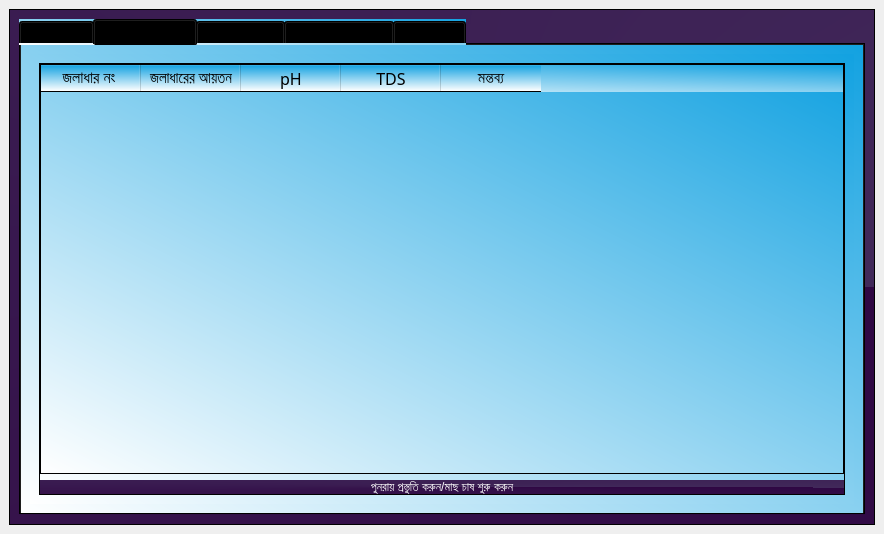
<?xml version="1.0" encoding="UTF-8"?>
<ui version="4.0">
 <class>MainWindow</class>
 <widget class="QMainWindow" name="MainWindow">
  <property name="geometry">
   <rect>
    <x>0</x>
    <y>0</y>
    <width>884</width>
    <height>534</height>
   </rect>
  </property>
  <property name="windowTitle">
   <string>MainWindow</string>
  </property>
  <widget class="QWidget" name="centralwidget">
   <layout class="QVBoxLayout" name="verticalLayout_4">
    <item>
     <widget class="QFrame" name="frame">
      <property name="styleSheet">
       <string notr="true">background-color: qconicalgradient(cx:0.5, cy:0.5, angle:356.1, stop:0 rgba(65, 41, 90, 255), stop:1 rgba(47, 7, 67, 255));</string>
      </property>
      <property name="frameShape">
       <enum>QFrame::StyledPanel</enum>
      </property>
      <property name="frameShadow">
       <enum>QFrame::Raised</enum>
      </property>
      <layout class="QGridLayout" name="gridLayout">
       <item row="0" column="0">
        <widget class="QTabWidget" name="tabWidget">
         <property name="cursor">
          <cursorShape>ArrowCursor</cursorShape>
         </property>
         <property name="styleSheet">
          <string notr="true">background-color: qlineargradient(spread:pad, x1:0.987, y1:0, x2:0, y2:1, stop:0 rgba(19, 162, 225, 255), stop:1 rgba(255, 255, 255, 255));
font: 63 12pt &quot;Baloo Da 2 SemiBold&quot;;</string>
         </property>
         <property name="tabShape">
          <enum>QTabWidget::Rounded</enum>
         </property>
         <property name="currentIndex">
          <number>1</number>
         </property>
         <property name="documentMode">
          <bool>false</bool>
         </property>
         <property name="tabBarAutoHide">
          <bool>false</bool>
         </property>
         <widget class="QWidget" name="tab_cultivation_monitor_0">
          <attribute name="title">
           <string>চাষ পর্যবেক্ষণ</string>
          </attribute>
          <layout class="QGridLayout" name="gridLayout_9">
           <item row="0" column="0">
            <widget class="QStackedWidget" name="stackedWidget">
             <property name="currentIndex">
              <number>1</number>
             </property>
             <widget class="QWidget" name="stk_button">
              <widget class="QPushButton" name="btn_goto_newTankReg">
               <property name="enabled">
                <bool>true</bool>
               </property>
               <property name="geometry">
                <rect>
                 <x>140</x>
                 <y>190</y>
                 <width>572</width>
                 <height>54</height>
                </rect>
               </property>
               <property name="cursor">
                <cursorShape>PointingHandCursor</cursorShape>
               </property>
               <property name="styleSheet">
                <string notr="true">font: 63 20pt &quot;Baloo Da 2 SemiBold&quot;;</string>
               </property>
               <property name="text">
                <string>এখনো চাষ শুরু হয় নি।   নতুন জলাধার নিবন্ধন করুন</string>
               </property>
               <property name="flat">
                <bool>true</bool>
               </property>
              </widget>
             </widget>
             <widget class="QWidget" name="stk_table">
              <layout class="QVBoxLayout" name="verticalLayout">
               <item>
                <layout class="QGridLayout" name="gridLayout_3">
                 <item row="0" column="0">
                  <widget class="QTableWidget" name="table_all_info">
                   <column>
                    <property name="text">
                     <string>জলাধার নং </string>
                    </property>
                    <property name="font">
                     <font>
                      <family>Baloo Da 2 SemiBold</family>
                      <pointsize>11</pointsize>
                      <weight>75</weight>
                      <bold>true</bold>
                     </font>
                    </property>
                   </column>
                   <column>
                    <property name="text">
                     <string>জলাধারের আয়তন</string>
                    </property>
                    <property name="font">
                     <font>
                      <family>Baloo Da 2 SemiBold</family>
                      <pointsize>11</pointsize>
                      <weight>75</weight>
                      <bold>true</bold>
                     </font>
                    </property>
                   </column>
                   <column>
                    <property name="text">
                     <string>মাছের ধরণ</string>
                    </property>
                    <property name="font">
                     <font>
                      <family>Baloo Da 2 SemiBold</family>
                      <pointsize>11</pointsize>
                      <weight>75</weight>
                      <bold>true</bold>
                     </font>
                    </property>
                   </column>
                   <column>
                    <property name="text">
                     <string>চাষ শুরু দিন</string>
                    </property>
                    <property name="font">
                     <font>
                      <family>Baloo Da 2 SemiBold</family>
                      <pointsize>11</pointsize>
                      <weight>75</weight>
                      <bold>true</bold>
                     </font>
                    </property>
                   </column>
                   <column>
                    <property name="text">
                     <string>চাষ শেষ হতে আরো বাকী </string>
                    </property>
                    <property name="font">
                     <font>
                      <family>Baloo Da 2 SemiBold</family>
                      <pointsize>11</pointsize>
                      <weight>75</weight>
                      <bold>true</bold>
                     </font>
                    </property>
                   </column>
                   <column>
                    <property name="text">
                     <string>লাস্ট চেক</string>
                    </property>
                    <property name="font">
                     <font>
                      <family>Baloo Da 2 SemiBold</family>
                      <pointsize>11</pointsize>
                      <weight>75</weight>
                      <bold>true</bold>
                     </font>
                    </property>
                   </column>
                   <column>
                    <property name="text">
                     <string>pH</string>
                    </property>
                    <property name="font">
                     <font>
                      <family>Baloo Da 2 SemiBold</family>
                      <pointsize>11</pointsize>
                      <weight>75</weight>
                      <bold>true</bold>
                     </font>
                    </property>
                   </column>
                   <column>
                    <property name="text">
                     <string>TDS</string>
                    </property>
                    <property name="font">
                     <font>
                      <family>Baloo Da 2 SemiBold</family>
                      <pointsize>11</pointsize>
                      <weight>75</weight>
                      <bold>true</bold>
                     </font>
                    </property>
                   </column>
                   <column>
                    <property name="text">
                     <string>তাপমাত্রা</string>
                    </property>
                    <property name="font">
                     <font>
                      <family>Baloo Da 2 SemiBold</family>
                      <pointsize>11</pointsize>
                      <weight>75</weight>
                      <bold>true</bold>
                     </font>
                    </property>
                   </column>
                  </widget>
                 </item>
                </layout>
               </item>
              </layout>
             </widget>
            </widget>
           </item>
          </layout>
         </widget>
         <widget class="QWidget" name="tab_water_info_1">
          <attribute name="title">
           <string>পানি প্রস্ততি তথ্যসমূহ </string>
          </attribute>
          <layout class="QGridLayout" name="gridLayout_4">
           <item row="0" column="0">
            <widget class="QStackedWidget" name="stackedWidget_2">
             <property name="currentIndex">
              <number>0</number>
             </property>
             <widget class="QWidget" name="stk_table2">
              <layout class="QHBoxLayout" name="horizontalLayout_4">
               <item>
                <widget class="QFrame" name="frame_3">
                 <property name="frameShape">
                  <enum>QFrame::StyledPanel</enum>
                 </property>
                 <property name="frameShadow">
                  <enum>QFrame::Raised</enum>
                 </property>
                 <layout class="QGridLayout" name="gridLayout_5">
                  <property name="leftMargin">
                   <number>0</number>
                  </property>
                  <property name="topMargin">
                   <number>0</number>
                  </property>
                  <property name="rightMargin">
                   <number>0</number>
                  </property>
                  <property name="bottomMargin">
                   <number>0</number>
                  </property>
                  <item row="0" column="0">
                   <widget class="QTableWidget" name="table_water_info">
                    <column>
                     <property name="text">
                      <string>জলাধার নং </string>
                     </property>
                     <property name="font">
                      <font>
                       <family>Baloo Da 2 SemiBold</family>
                       <pointsize>12</pointsize>
                      </font>
                     </property>
                    </column>
                    <column>
                     <property name="text">
                      <string>জলাধারের আয়তন</string>
                     </property>
                     <property name="font">
                      <font>
                       <family>Baloo Da 2 SemiBold</family>
                       <pointsize>11</pointsize>
                      </font>
                     </property>
                    </column>
                    <column>
                     <property name="text">
                      <string>pH</string>
                     </property>
                     <property name="font">
                      <font>
                       <family>Baloo Da 2 SemiBold</family>
                       <pointsize>12</pointsize>
                      </font>
                     </property>
                    </column>
                    <column>
                     <property name="text">
                      <string>TDS</string>
                     </property>
                     <property name="font">
                      <font>
                       <family>Baloo Da 2 SemiBold</family>
                       <pointsize>12</pointsize>
                      </font>
                     </property>
                    </column>
                    <column>
                     <property name="text">
                      <string>মন্তব্য</string>
                     </property>
                     <property name="font">
                      <font>
                       <family>Baloo Da 2 SemiBold</family>
                       <pointsize>12</pointsize>
                      </font>
                     </property>
                    </column>
                   </widget>
                  </item>
                  <item row="1" column="0">
                   <widget class="QPushButton" name="btn_start_processing">
                    <property name="cursor">
                     <cursorShape>PointingHandCursor</cursorShape>
                    </property>
                    <property name="styleSheet">
                     <string notr="true">QPushButton{
color: rgb(255, 255, 255);
background-color: qconicalgradient(cx:0.5, cy:0.5, angle:356.1, stop:0 rgba(65, 41, 90, 255), stop:1 rgba(47, 7, 67, 255));
border-radius: 12px;
}</string>
                    </property>
                    <property name="text">
                     <string>পুনরায় প্রস্তুতি করুন/মাছ চাষ শুরু করুন</string>
                    </property>
                   </widget>
                  </item>
                 </layout>
                </widget>
               </item>
              </layout>
             </widget>
             <widget class="QWidget" name="page_2">
              <widget class="QLabel" name="lbl_message">
               <property name="geometry">
                <rect>
                 <x>140</x>
                 <y>160</y>
                 <width>551</width>
                 <height>131</height>
                </rect>
               </property>
               <property name="font">
                <font>
                 <family>Baloo Da 2 SemiBold</family>
                 <pointsize>20</pointsize>
                 <weight>7</weight>
                 <italic>false</italic>
                 <bold>false</bold>
                </font>
               </property>
               <property name="styleSheet">
                <string notr="true">font: 63 20pt &quot;Baloo Da 2 SemiBold&quot;;</string>
               </property>
               <property name="text">
                <string>এখনো কোন জলাধারে পানি প্রস্তুতি শুরু হয়নি</string>
               </property>
               <property name="alignment">
                <set>Qt::AlignCenter</set>
               </property>
              </widget>
             </widget>
            </widget>
           </item>
          </layout>
         </widget>
         <widget class="QWidget" name="tab_water_preperation_2">
          <attribute name="title">
           <string>পানি প্রস্তুতি পর্যায়</string>
          </attribute>
          <layout class="QGridLayout" name="gridLayout_2">
           <item row="0" column="0" rowspan="2">
            <widget class="QFrame" name="frame_2">
             <property name="sizePolicy">
              <sizepolicy hsizetype="Expanding" vsizetype="Expanding">
               <horstretch>0</horstretch>
               <verstretch>0</verstretch>
              </sizepolicy>
             </property>
             <property name="maximumSize">
              <size>
               <width>250</width>
               <height>16777215</height>
              </size>
             </property>
             <property name="frameShape">
              <enum>QFrame::StyledPanel</enum>
             </property>
             <property name="frameShadow">
              <enum>QFrame::Raised</enum>
             </property>
             <widget class="QLabel" name="label_select_tank_wp">
              <property name="geometry">
               <rect>
                <x>10</x>
                <y>70</y>
                <width>231</width>
                <height>41</height>
               </rect>
              </property>
              <property name="styleSheet">
               <string notr="true">color: rgb(255, 255, 255);
background-color: qconicalgradient(cx:0.5, cy:0.5, angle:356.1, stop:0 rgba(65, 41, 90, 255), stop:1 rgba(47, 7, 67, 255));
font: 63 13pt &quot;Baloo Da 2 SemiBold&quot;;</string>
              </property>
              <property name="text">
               <string>জলাধার নির্বাচন করুন</string>
              </property>
              <property name="alignment">
               <set>Qt::AlignCenter</set>
              </property>
             </widget>
             <widget class="QComboBox" name="comboBox_select_tank_wp">
              <property name="geometry">
               <rect>
                <x>10</x>
                <y>120</y>
                <width>231</width>
                <height>31</height>
               </rect>
              </property>
              <property name="styleSheet">
               <string notr="true">color: rgb(255, 255, 255);
background-color: qconicalgradient(cx:0.5, cy:0.5, angle:356.1, stop:0 rgba(65, 41, 90, 255), stop:1 rgba(47, 7, 67, 255));
font: 63 12pt &quot;Baloo Da 2 SemiBold&quot;;</string>
              </property>
             </widget>
             <widget class="QLineEdit" name="lineEdit_fish_name">
              <property name="geometry">
               <rect>
                <x>10</x>
                <y>200</y>
                <width>231</width>
                <height>41</height>
               </rect>
              </property>
              <property name="styleSheet">
               <string notr="true">color: rgb(255, 255, 255);
background-color: qconicalgradient(cx:0.5, cy:0.5, angle:356.1, stop:0 rgba(65, 41, 90, 255), stop:1 rgba(47, 7, 67, 255));
font: 63 13pt &quot;Baloo Da 2 SemiBold&quot;;</string>
              </property>
              <property name="alignment">
               <set>Qt::AlignCenter</set>
              </property>
              <property name="placeholderText">
               <string>মাছের নাম</string>
              </property>
             </widget>
             <widget class="QLineEdit" name="lineEdit_day">
              <property name="geometry">
               <rect>
                <x>10</x>
                <y>250</y>
                <width>231</width>
                <height>41</height>
               </rect>
              </property>
              <property name="styleSheet">
               <string notr="true">color: rgb(255, 255, 255);
background-color: qconicalgradient(cx:0.5, cy:0.5, angle:356.1, stop:0 rgba(65, 41, 90, 255), stop:1 rgba(47, 7, 67, 255));
font: 63 13pt &quot;Baloo Da 2 SemiBold&quot;;</string>
              </property>
              <property name="text">
               <string/>
              </property>
              <property name="alignment">
               <set>Qt::AlignCenter</set>
              </property>
              <property name="placeholderText">
               <string>দিন সংখ্যা </string>
              </property>
             </widget>
            </widget>
           </item>
           <item row="0" column="1" rowspan="2" colspan="3">
            <widget class="QTableWidget" name="table_show_tank">
             <property name="styleSheet">
              <string notr="true">QTableWidget{
		background-color: qlineargradient(spread:pad, x1:0.948481, y1:0.074, x2:0, y2:1, stop:0.14433 rgba(35, 181, 239, 255), stop:1 rgba(255, 255, 255, 255));
   
}</string>
             </property>
             <column>
              <property name="text">
               <string>জলাধার নং </string>
              </property>
              <property name="font">
               <font>
                <family>Baloo Da 2 SemiBold</family>
                <pointsize>11</pointsize>
               </font>
              </property>
             </column>
             <column>
              <property name="text">
               <string>জলাধার আয়তন</string>
              </property>
              <property name="font">
               <font>
                <family>Baloo Da 2 SemiBold</family>
                <pointsize>11</pointsize>
               </font>
              </property>
             </column>
             <column>
              <property name="text">
               <string>মাছের নাম</string>
              </property>
              <property name="font">
               <font>
                <family>Baloo Da 2 SemiBold</family>
                <pointsize>11</pointsize>
                <weight>75</weight>
                <bold>true</bold>
               </font>
              </property>
             </column>
             <column>
              <property name="text">
               <string>দিন সংখ্যা </string>
              </property>
              <property name="font">
               <font>
                <family>Baloo Da 2 SemiBold</family>
                <pointsize>11</pointsize>
                <weight>75</weight>
                <bold>true</bold>
               </font>
              </property>
             </column>
             <column>
              <property name="text">
               <string>তারিখ</string>
              </property>
              <property name="font">
               <font>
                <family>Baloo Da 2 SemiBold</family>
                <pointsize>11</pointsize>
                <weight>75</weight>
                <bold>true</bold>
               </font>
              </property>
             </column>
            </widget>
           </item>
           <item row="2" column="0">
            <widget class="QPushButton" name="btn_add_tank">
             <property name="sizePolicy">
              <sizepolicy hsizetype="Minimum" vsizetype="Expanding">
               <horstretch>0</horstretch>
               <verstretch>0</verstretch>
              </sizepolicy>
             </property>
             <property name="maximumSize">
              <size>
               <width>16777215</width>
               <height>35</height>
              </size>
             </property>
             <property name="cursor">
              <cursorShape>PointingHandCursor</cursorShape>
             </property>
             <property name="styleSheet">
              <string notr="true">QPushButton{

color: rgb(255, 255, 255);
background-color: qconicalgradient(cx:0.5, cy:0.5, angle:356.1, stop:0 rgba(65, 41, 90, 255), stop:1 rgba(47, 7, 67, 255));
border-radius: 17px;
}



</string>
             </property>
             <property name="text">
              <string>যোগ করুন</string>
             </property>
             <property name="checkable">
              <bool>false</bool>
             </property>
             <property name="autoDefault">
              <bool>false</bool>
             </property>
             <property name="default">
              <bool>false</bool>
             </property>
             <property name="flat">
              <bool>true</bool>
             </property>
            </widget>
           </item>
           <item row="2" column="1">
            <widget class="QPushButton" name="btn_delete_tank">
             <property name="sizePolicy">
              <sizepolicy hsizetype="Expanding" vsizetype="Expanding">
               <horstretch>0</horstretch>
               <verstretch>0</verstretch>
              </sizepolicy>
             </property>
             <property name="maximumSize">
              <size>
               <width>160</width>
               <height>35</height>
              </size>
             </property>
             <property name="cursor">
              <cursorShape>PointingHandCursor</cursorShape>
             </property>
             <property name="styleSheet">
              <string notr="true">QPushButton{
color: rgb(255, 255, 255);
background-color: qconicalgradient(cx:0.5, cy:0.5, angle:356.1, stop:0 rgba(65, 41, 90, 255), stop:1 rgba(47, 7, 67, 255));
border-radius: 15px;
}</string>
             </property>
             <property name="text">
              <string>জলাধার বাতিল করুন</string>
             </property>
            </widget>
           </item>
           <item row="2" column="2" colspan="2">
            <widget class="QPushButton" name="btn_prepare_water">
             <property name="sizePolicy">
              <sizepolicy hsizetype="Minimum" vsizetype="Expanding">
               <horstretch>0</horstretch>
               <verstretch>0</verstretch>
              </sizepolicy>
             </property>
             <property name="maximumSize">
              <size>
               <width>16777215</width>
               <height>35</height>
              </size>
             </property>
             <property name="font">
              <font>
               <family>Baloo Da 2 SemiBold</family>
               <pointsize>12</pointsize>
               <weight>7</weight>
               <italic>false</italic>
               <bold>false</bold>
              </font>
             </property>
             <property name="cursor">
              <cursorShape>PointingHandCursor</cursorShape>
             </property>
             <property name="styleSheet">
              <string notr="true">QPushButton{
color: rgb(255, 255, 255);
background-color: qconicalgradient(cx:0.5, cy:0.5, angle:356.1, stop:0 rgba(65, 41, 90, 255), stop:1 rgba(47, 7, 67, 255));
border-radius: 17px;
}</string>
             </property>
             <property name="text">
              <string>পানি প্রস্তুতি আরম্ভ করুন</string>
             </property>
            </widget>
           </item>
          </layout>
         </widget>
         <widget class="QWidget" name="tab_tank_basic_info_3">
          <attribute name="title">
           <string>জলাধার তথ্য ব্যবস্থাপনা</string>
          </attribute>
          <layout class="QHBoxLayout" name="horizontalLayout_3">
           <item>
            <layout class="QHBoxLayout" name="horizontalLayout_2">
             <item>
              <widget class="QPushButton" name="btn_new_tank_reg">
               <property name="maximumSize">
                <size>
                 <width>250</width>
                 <height>250</height>
                </size>
               </property>
               <property name="font">
                <font>
                 <family>Baloo Da 2 SemiBold</family>
                 <pointsize>17</pointsize>
                 <weight>7</weight>
                 <italic>false</italic>
                 <bold>false</bold>
                </font>
               </property>
               <property name="cursor">
                <cursorShape>PointingHandCursor</cursorShape>
               </property>
               <property name="styleSheet">
                <string notr="true">background-color: qconicalgradient(cx:0.5, cy:0.5, angle:356.1, stop:0 rgba(65, 41, 90, 255), stop:1 rgba(47, 7, 67, 255));

font: 63 17pt &quot;Baloo Da 2 SemiBold&quot;;
color: rgb(255, 255, 255);</string>
               </property>
               <property name="text">
                <string>নতুন জলাধার নিবন্ধন</string>
               </property>
              </widget>
             </item>
             <item>
              <widget class="QPushButton" name="btn_delete_tank_reg">
               <property name="maximumSize">
                <size>
                 <width>250</width>
                 <height>250</height>
                </size>
               </property>
               <property name="cursor">
                <cursorShape>PointingHandCursor</cursorShape>
               </property>
               <property name="styleSheet">
                <string notr="true">background-color: qconicalgradient(cx:0.5, cy:0.5, angle:356.1, stop:0 rgba(65, 41, 90, 255), stop:1 rgba(47, 7, 67, 255));

font: 63 15pt &quot;Baloo Da 2 SemiBold&quot;;
color: rgb(255, 255, 255);</string>
               </property>
               <property name="text">
                <string>জলাধার নিবন্ধন বাতিলকরন</string>
               </property>
              </widget>
             </item>
            </layout>
           </item>
          </layout>
         </widget>
         <widget class="QWidget" name="tab_fish_collection_6">
          <attribute name="title">
           <string>মাছ উত্তোলন</string>
          </attribute>
          <layout class="QVBoxLayout" name="verticalLayout_2">
           <item>
            <layout class="QGridLayout" name="gridLayout_7">
             <item row="1" column="1">
              <widget class="QPushButton" name="btn_fish_collection">
               <property name="sizePolicy">
                <sizepolicy hsizetype="Minimum" vsizetype="Expanding">
                 <horstretch>0</horstretch>
                 <verstretch>0</verstretch>
                </sizepolicy>
               </property>
               <property name="maximumSize">
                <size>
                 <width>16777215</width>
                 <height>35</height>
                </size>
               </property>
               <property name="cursor">
                <cursorShape>PointingHandCursor</cursorShape>
               </property>
               <property name="mouseTracking">
                <bool>false</bool>
               </property>
               <property name="styleSheet">
                <string notr="true">QPushButton{

color: rgb(255, 255, 255);
background-color: qconicalgradient(cx:0.5, cy:0.5, angle:356.1, stop:0 rgba(65, 41, 90, 255), stop:1 rgba(47, 7, 67, 255));
border-radius: 17px;
}



</string>
               </property>
               <property name="text">
                <string>মাছ উত্তোলন করুন </string>
               </property>
              </widget>
             </item>
             <item row="0" column="0" colspan="2">
              <widget class="QTableWidget" name="table_show_all_tanks">
               <property name="styleSheet">
                <string notr="true">	background-color: qlineargradient(spread:pad, x1:0.948481, y1:0.074, x2:0, y2:1, stop:0.14433 rgba(35, 181, 239, 255), stop:1 rgba(255, 255, 255, 255));
font: 63 12pt &quot;Baloo Da 2 SemiBold&quot;;</string>
               </property>
               <column>
                <property name="text">
                 <string>জলাধার নং</string>
                </property>
                <property name="font">
                 <font>
                  <family>Baloo Da 2 SemiBold</family>
                  <pointsize>11</pointsize>
                 </font>
                </property>
               </column>
               <column>
                <property name="text">
                 <string>মাছ</string>
                </property>
                <property name="font">
                 <font>
                  <family>Baloo Da 2 SemiBold</family>
                  <pointsize>11</pointsize>
                 </font>
                </property>
               </column>
               <column>
                <property name="text">
                 <string>চাষ শুরুর তারিখ</string>
                </property>
                <property name="font">
                 <font>
                  <family>Baloo Da 2 SemiBold</family>
                  <pointsize>11</pointsize>
                 </font>
                </property>
               </column>
              </widget>
             </item>
            </layout>
           </item>
          </layout>
         </widget>
        </widget>
       </item>
      </layout>
     </widget>
    </item>
   </layout>
  </widget>
 </widget>
 <resources/>
 <connections/>
</ui>
